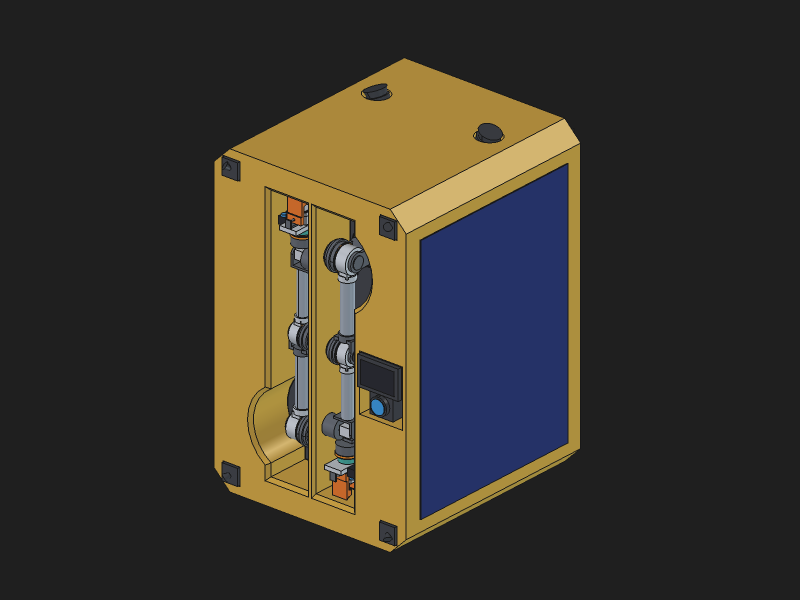
#> input picture docs/media/servicer_2_draft/01_stowed_iso_front.png, 1600 x 1200 px (shown at 1/2 size); its folder holds 4 pictures in this run
$ python build_pdf.py
#> lines starting #> are read from the running program, lines starting #| are printed output that depends on the picture
"""Build script for servicer_2_draft.pdf (single-column research preprint).

Focuses cleanly on the Dual-Arm 15" ESPA Servicer baseline, reference COTS/custom
hardware, FreeCAD capture poses, MuJoCo verification, and the Ultra-Shallow
Hosted-Payload In-Orbit Demonstration (IOD) concept.
"""
import shutil
import subprocess
from pathlib import Path

from PIL import Image

HERE = Path(__file__).resolve().parent
DOCS_DIR = HERE.parent
MEDIA_V4 = DOCS_DIR / "media" / "servicer_2_draft"
MEDIA_IOD = DOCS_DIR / "media" / "arm_iod_demo"
MEDIA_THERM = DOCS_DIR / "media" / "thermal_audit"
FIG_DIR = HERE / "figures"
HTML_PATH = HERE / "servicer_2_draft.html"
PDF_PATH = HERE / "servicer_2_draft.pdf"


def crop_and_pad(
    src_path: Path,
    dst_path: Path,
    target_w: int = 1200,
    target_h: int = 800,
    tol: int = 10,
    pad_frac: float = 0.03,
) -> None:
    """Auto-crop uniform background padding and center cleanly on a 3:2 canvas."""
#> called with target_w = 1200, target_h = 800, tol = 10, pad_frac = 0.03
    im = Image.open(src_path).convert("RGB")
#> im is the input picture: PIL image 1600x1200 RGB; mean R, G, B 60.1, 55, 44.9
    w, h = im.size
    bg = im.getpixel((0, 0))
#> bg = (31, 31, 31)
    px = im.load()

    x0, y0, x1, y1 = w, h, 0, 0
    for y in range(h):
        row_has_fg = False
        for x in range(w):
            r, g, b = px[x, y]
            if abs(r - bg[0]) > tol or abs(g - bg[1]) > tol or abs(b - bg[2]) > tol:
                row_has_fg = True
                if x < x0:
                    x0 = x
                if x > x1:
                    x1 = x
        if row_has_fg:
            if y < y0:
                y0 = y
            if y > y1:
                y1 = y
#> after the loop, x0 = 429; x1 = 1159; y0 = 116; y1 = 1103

    if x1 <= x0 or y1 <= y0:
        cropped = im
    else:
        cw, ch = x1 - x0 + 1, y1 - y0 + 1
#> cw = 731; ch = 988
        pad_x = max(8, int(cw * pad_frac))
#> pad_x = 21
        pad_y = max(8, int(ch * pad_frac))
#> pad_y = 29
        cropped = im.crop((
            max(0, x0 - pad_x),
            max(0, y0 - pad_y),
            min(w, x1 + 1 + pad_x),
            min(h, y1 + 1 + pad_y),
        ))
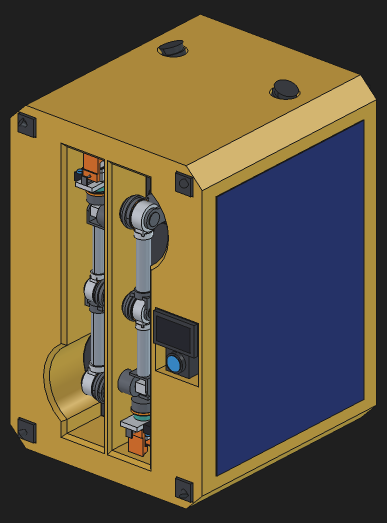
#> cropped: PIL image 773x1046 RGB (shown at 1/2 size); mean R, G, B 100.1, 88, 64.1

    cw, ch = cropped.size
    scale = min((target_w * 0.94) / cw, (target_h * 0.94) / ch)
    nw, nh = max(1, int(round(cw * scale))), max(1, int(round(ch * scale)))
    resized = cropped.resize((nw, nh), Image.Resampling.LANCZOS)

    canvas = Image.new("RGB", (target_w, target_h), bg)
#> canvas: PIL image 1200x800 RGB; every value is 31
    canvas.paste(resized, ((target_w - nw) // 2, (target_h - nh) // 2))
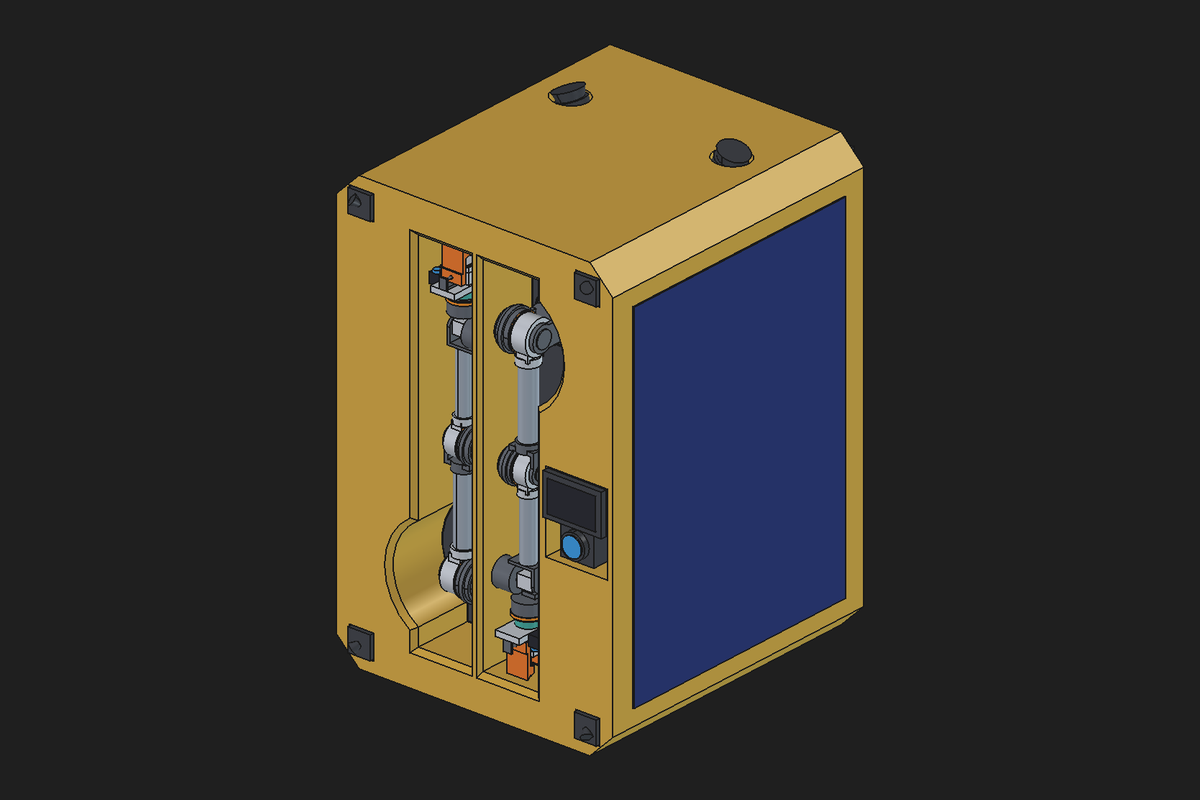
#> canvas: PIL image 1200x800 RGB; mean R, G, B 61.1, 55.8, 45.4
    canvas.save(dst_path, format="PNG", optimize=True)


def prepare_figures() -> None:
    FIG_DIR.mkdir(parents=True, exist_ok=True)
    v4_files = [
        "01_stowed_iso_front.png",
        "02_stowed_iso_rear.png",
        "03_stowed_front_face.png",
        "04_stowed_side_elevation.png",
        "scale_servicer_front.png",
        "scale_servicer_side.png",
        "05_deployed_24in_geo_elevation.png",
        "06_deployed_24in_geo_iso.png",
        "07_deployed_15in_elevation.png",
        "08_deployed_8in_elevation.png",
        "09_deployed_37in_geo_elevation.png",
        "10_deployed_24in_large_offset_iso.png",
        "11_closeup_arm_chain_deployed.png",
        "12_closeup_wrist_gripper_locked.png",
        "13_closeup_gripper_open.png",
        "15_deployed_24in_open_approach_elevation.png",
        "dual_arm_mj_capture.png",
        "dual_arm_mj_closeup.png",
    ]
    for fname in v4_files:
        src = MEDIA_V4 / fname
#> (the run stopped early here; a loop or call above may not have finished)
